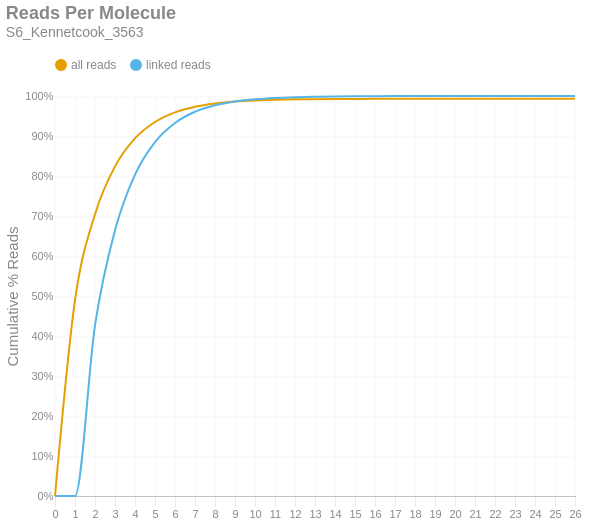

The code cell stored with this chart in its notebook:
### Markdown cell above
### Reads per Molecule
This chart shows the cumulative distribution of the number of reads per linked molecule. That is, how many alignments are associated with a unique molecule. This excludes the number of reads associated with invalid or absent linked-read barcodes. The `linked` histogram is the percentages recalculated when disregarding singletons.

### Code cell
if SKIPLR:
    print_html(f"Skipped")
else:
    counts = np.bincount(valids['reads'].cast(pl.Int64).to_numpy())
    weighted = counts * np.arange(len(counts))
    all_perc = weighted / n_reads
    linked_perc = weighted / n_linked_reads
    linked_perc[1] = 0
    binned_df = pl.DataFrame({
        'readsper': list(range(len(counts))),
        'all reads (cumsum)': np.cumsum(all_perc).tolist(),
        'linked reads (cumsum)': np.cumsum(linked_perc).tolist(),
    })

    with SafeRender(binned_df):
        (
            density_plot(binned_df, 'Reads Per Molecule', samplename, 'readspmol')
            .encode(
                x=alt.X('readsper:O', title=None).axis(labelAngle=0).scale(padding=0),
                y=alt.Y('value:Q', title='Cumulative % Reads').axis(format='%').stack(False),
                color=alt.Color("key:N").scale(domain=["all reads", "linked reads"]),
                tooltip=[
                    alt.Tooltip("key:N", title="Data Type"),
                    alt.Tooltip("readsper:O", title="Reads Per Molecule"),
                    alt.Tooltip("value:Q", format=".2%", title="% Reads (Cum.)")
                ]            
            )
        ).display()

### Figure 1 — Vega-Lite specification as saved in the notebook (floating-point values rounded to 4 significant figures)
{"width": "container", "height": 400, "config": {"title": {"anchor": "start", "dy": -15, "fontSize": 18, "color": "#888888", "subtitleColor": "#888888", "subtitleFontSize": 14}, "arc": {"fill": "#0072B2"}, "axis": {"domainColor": "#888888", "domainWidth": 0.5, "gridWidth": 0.2, "grid": false, "titleFontWeight": 400, "titleFontSize": 15, "labelFontSize": 11, "labelColor": "#888888", "tickColor": "#888888", "tickWidth": 0.2, "titleColor": "#888888"}, "axisBand": {"grid": false}, "axisX": {"grid": true, "tickSize": 10, "domainCap": "round"}, "axisY": {"domain": false, "grid": true, "tickSize": 0, "domainCap": "round"}, "background": "transparent", "header": {"labelFontSize": 15, "labelColor": "#888888", "titleFontSize": 15, "titleFontWeight": 600, "titleColor": "#888888"}, "legend": {"labelFont": "sans-serif", "labelFontSize": 12, "labelColor": "#888888", "symbolSize": 100, "symbolType": "circle", "titleFontSize": 12, "titlePadding": 10, "titleColor": "#888888", "title": null, "orient": "top"}, "range": {"category": ["#E69F00", "#56B4E9", "#009E73", "#F0E442", "#0072B2", "#D55E00", "#CC79A7", "#000000"], "diverging": ["#cfe8f3", "#a2d4ec", "#73bfe2", "#46abdb", "#1696d2", "#12719e"]}, "area": {"fill": "#0072B2", "fillOpacity": 0.7, "line": true, "strokeOpacity": 0.7}, "line": {"color": "#0072B2", "stroke": "#0072B2", "strokeWidth": 2}, "trail": {"color": "#0072B2", "stroke": "#0072B2", "strokeWidth": 0, "size": 1}, "point": {"filled": true, "fillOpacity": 1.0, "size": 95}, "text": {"color": "#888888", "fontSize": 11, "align": "right", "fontWeight": 400, "size": 11}, "bar": {"fill": "#0072B2", "stroke": null}, "view": {"stroke": null, "continuousWidth": 660, "continuousHeight": 400}}, "data": {"name": "data-dab45db26fefa9f458be06de18888f1a"}, "mark": {"type": "line", "interpolate": "monotone", "point": {"opacity": 0, "size": 275}}, "encoding": {"color": {"field": "key", "scale": {"domain": ["all reads", "linked reads"]}, "type": "nominal"}, "tooltip": [{"field": "key", "title": "Data Type", "type": "nominal"}, {"field": "readsper", "title": "Reads Per Molecule", "type": "ordinal"}, {"field": "value", "format": ".2%", "title": "% Reads (Cum.)", "type": "quantitative"}], "x": {"axis": {"labelAngle": 0}, "field": "readsper", "scale": {"padding": 0}, "title": null, "type": "ordinal"}, "y": {"axis": {"format": "%"}, "field": "value", "stack": false, "title": "Cumulative % Reads", "type": "quantitative"}}, "params": [{"name": "param_c36ac31b6afebe62", "select": {"type": "point", "fields": ["key"]}, "bind": "legend"}], "title": {"text": "Reads Per Molecule", "subtitle": "S6_Kennetcook_3563"}, "transform": [{"fold": ["all reads (cumsum)", "linked reads (cumsum)"]}, {"calculate": "replace(datum.key, ' (cumsum)', '')", "as": "key"}, {"filter": {"param": "param_c36ac31b6afebe62"}}], "usermeta": {"embedOptions": {"downloadFileName": "S6_Kennetcook_3563.readspmol"}}, "$schema": "https://vega.github.io/schema/vega-lite/v6.1.0.json", "datasets": {"data-dab45db26fefa9f458be06de18888f1a": [{"readsper": 0, "all reads (cumsum)": 0.0, "linked reads (cumsum)": 0.0}, {"readsper": 1, "all reads (cumsum)": 0.4895, "linked reads (cumsum)": 0.0}, {"readsper": 2, "all reads (cumsum)": 0.7043, "linked reads (cumsum)": 0.4266}, {"readsper": 3, "all reads (cumsum)": 0.824, "linked reads (cumsum)": 0.6644}, {"readsper": 4, "all reads (cumsum)": 0.8941, "linked reads (cumsum)": 0.8035}, {"readsper": 5, "all reads (cumsum)": 0.9351, "linked reads (cumsum)": 0.8849}, {"readsper": 6, "all reads (cumsum)": 0.9591, "linked reads (cumsum)": 0.9327}, {"readsper": 7, "all reads (cumsum)": 0.9732, "linked reads (cumsum)": 0.9607}, {"readsper": 8, "all reads (cumsum)": 0.9814, "linked reads (cumsum)": 0.9768}, {"readsper": 9, "all reads (cumsum)": 0.9862, "linked reads (cumsum)": 0.9864}, {"readsper": 10, "all reads (cumsum)": 0.9889, "linked reads (cumsum)": 0.9919}, {"readsper": 11, "all reads (cumsum)": 0.9906, "linked reads (cumsum)": 0.9952}, {"readsper": 12, "all reads (cumsum)": 0.9916, "linked reads (cumsum)": 0.9971}, {"readsper": 13, "all reads (cumsum)": 0.9922, "linked reads (cumsum)": 0.9983}, {"readsper": 14, "all reads (cumsum)": 0.9925, "linked reads (cumsum)": 0.999}, {"readsper": 15, "all reads (cumsum)": 0.9927, "linked reads (cumsum)": 0.9994}, {"readsper": 16, "all reads (cumsum)": 0.9928, "linked reads (cumsum)": 0.9996}, {"readsper": 17, "all reads (cumsum)": 0.9929, "linked reads (cumsum)": 0.9998}, {"readsper": 18, "all reads (cumsum)": 0.9929, "linked reads (cumsum)": 0.9998}, {"readsper": 19, "all reads (cumsum)": 0.993, "linked reads (cumsum)": 0.9999}, {"readsper": 20, "all reads (cumsum)": 0.993, "linked reads (cumsum)": 0.9999}, {"readsper": 21, "all reads (cumsum)": 0.993, "linked reads (cumsum)": 1.0}, {"readsper": 22, "all reads (cumsum)": 0.993, "linked reads (cumsum)": 1.0}, {"readsper": 23, "all reads (cumsum)": 0.993, "linked reads (cumsum)": 1.0}, {"readsper": 24, "all reads (cumsum)": 0.993, "linked reads (cumsum)": 1.0}, {"readsper": 25, "all reads (cumsum)": 0.993, "linked reads (cumsum)": 1.0}, {"readsper": 26, "all reads (cumsum)": 0.993, "linked reads (cumsum)": 1.0}]}}
